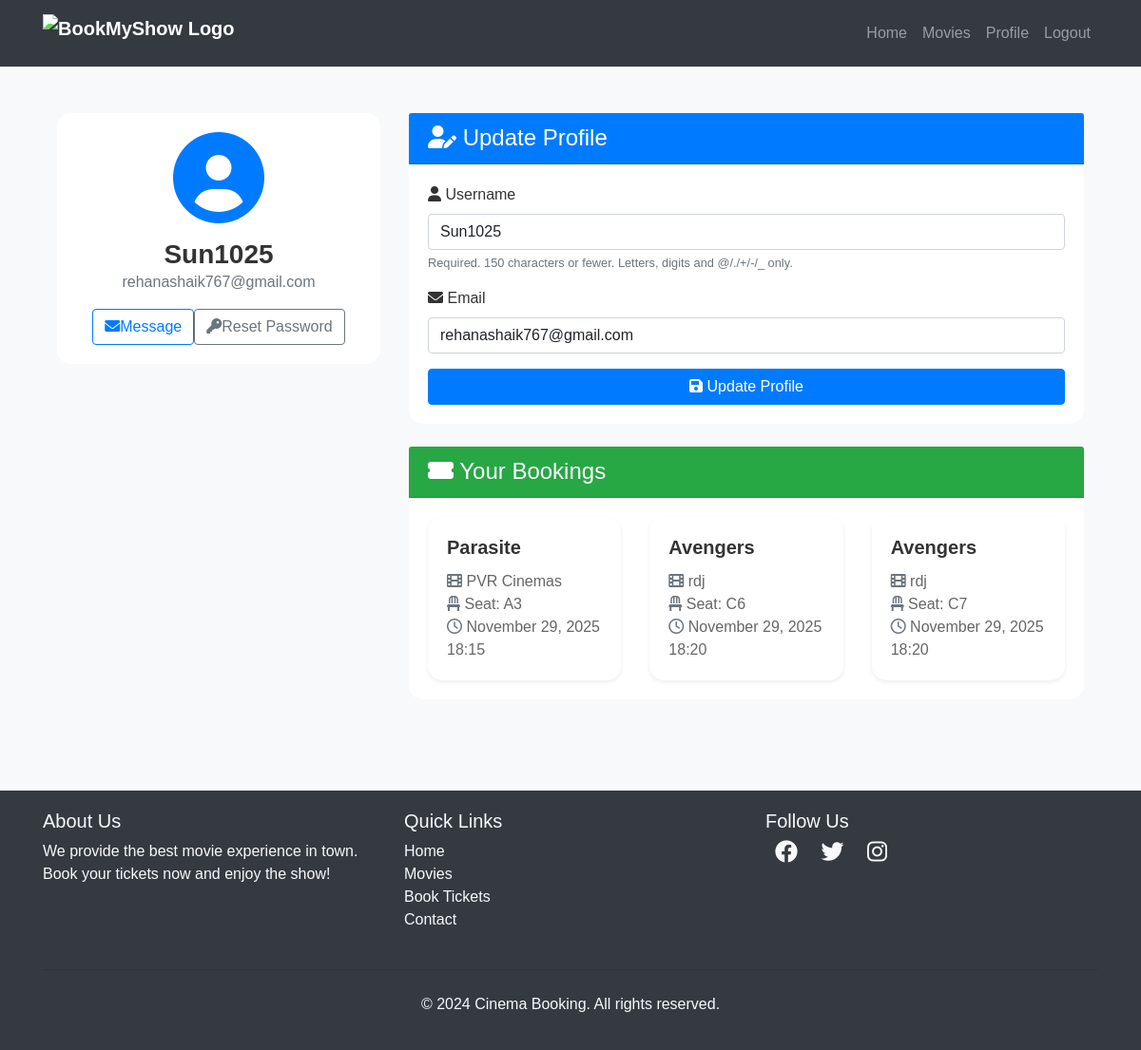
The page /users/profile/ (signed in) on the database as committed earlier.
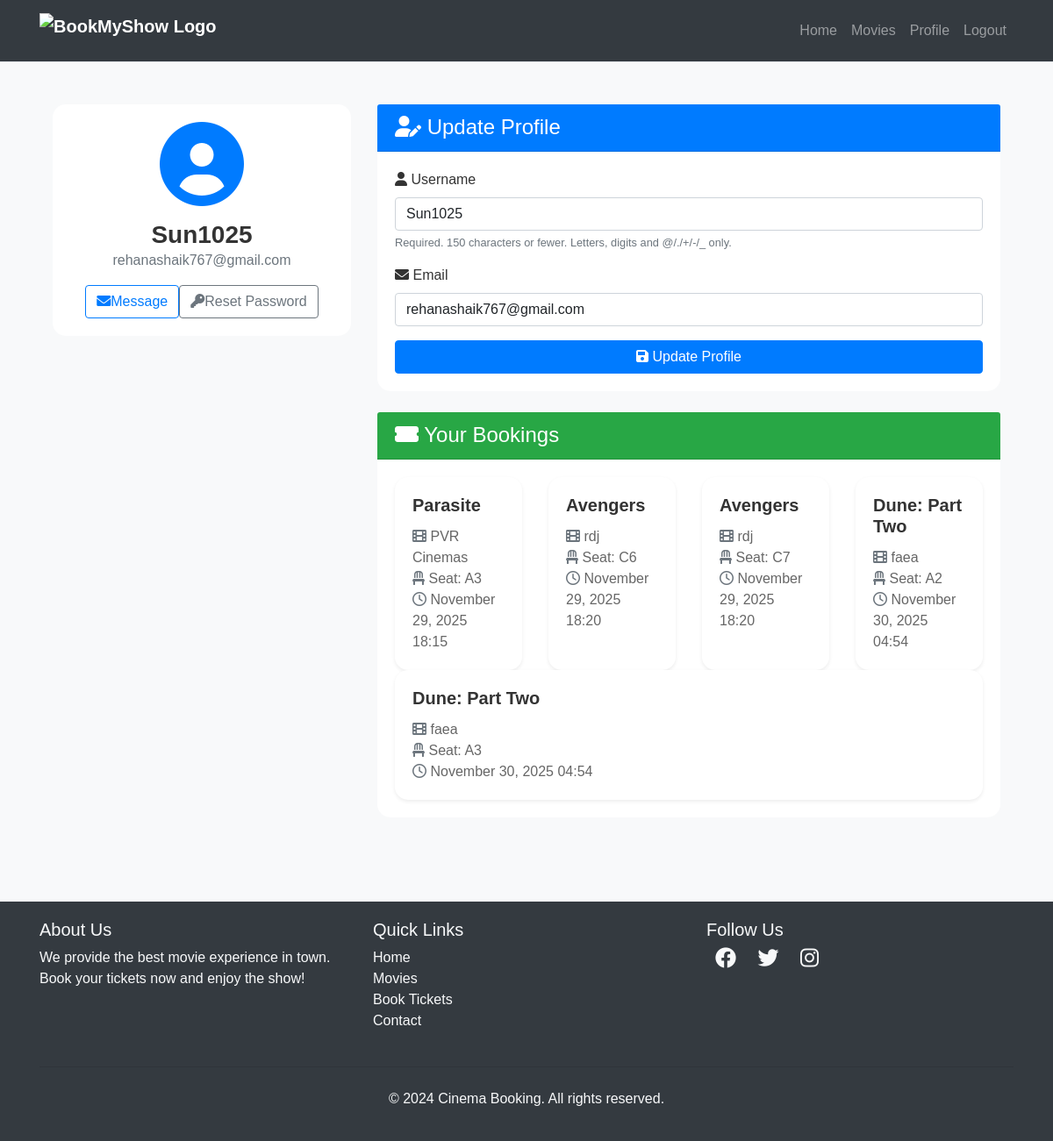
The same page on the database as committed later.
### movies/models.py (models this page shows, shortened)
class Booking(models.Model):
    user=models.ForeignKey(User,on_delete=models.CASCADE)
    seat=models.OneToOneField(Seat,on_delete=models.CASCADE)
    movie=models.ForeignKey(Movie,on_delete=models.CASCADE)
    theater=models.ForeignKey(Theater,on_delete=models.CASCADE)
    booked_at=models.DateTimeField(auto_now_add=True)
    class StatusChoices(models.TextChoices):
        PENDING = 'pending', 'Pending'
        CONFIRMED = 'confirmed', 'Confirmed'
        CANCELLED = 'cancelled', 'Cancelled'
    class PaymentStatus(models.TextChoices):
        PENDING = 'pending', 'Pending'
        PAID = 'paid', 'Paid'
        REFUNDED = 'refunded', 'Refunded'
    status = models.CharField(max_length=20, choices=StatusChoices.choices, default=StatusChoices.PENDING)
    payment_status = models.CharField(max_length=20, choices=PaymentStatus.choices, default=PaymentStatus.PENDING)
    expires_at = models.DateTimeField(blank=True, null=True)
    payment_intent_id = models.CharField(max_length=255, blank=True, null=True)

class Movie(models.Model):
    name= models.CharField(max_length=255)
    image= models.ImageField(upload_to="movies/")
    rating = models.DecimalField(max_digits=3,decimal_places=1)
    cast= models.TextField()
    description= models.TextField(blank=True,null=True)
    genre = models.CharField(max_length=32, choices=GENRE_CHOICES, default='Drama')
    language = models.CharField(max_length=32, choices=LANGUAGE_CHOICES, default='English')
    release_year = models.PositiveIntegerField(blank=True, null=True)
    trailer_url = models.URLField(blank=True, null=True)

class Theater(models.Model):
    name = models.CharField(max_length=255)
    movie = models.ForeignKey(Movie,on_delete=models.CASCADE,related_name='theaters')
    time= models.DateTimeField()
    class FormatChoices(models.TextChoices):
        TWO_D = '2D', '2D'
        THREE_D = '3D', '3D'
        IMAX_3D = 'IMAX 3D', 'IMAX 3D'
    format = models.CharField(max_length=10, choices=FormatChoices.choices, default=FormatChoices.TWO_D)
    price = models.DecimalField(max_digits=8, decimal_places=2, default=0)

class Seat(models.Model):
    theater = models.ForeignKey(Theater,on_delete=models.CASCADE,related_name='seats')
    seat_number = models.CharField(max_length=10)
    is_booked=models.BooleanField(default=False)

### users/views.py (the view)
# urls.py: path('profile/', profile, name='profile'),
@login_required
def profile(request):
    bookings= Booking.objects.filter(user=request.user)
    if request.method == 'POST':
        u_form = UserUpdateForm(request.POST, instance=request.user)
        if u_form.is_valid():
            u_form.save()
            return redirect('profile')
    else:
        u_form = UserUpdateForm(instance=request.user)
    return render(request, 'users/profile.html', {'u_form': u_form,'bookings':bookings})

### users/forms.py
class UserUpdateForm(forms.ModelForm):
    email = forms.EmailField()
    class Meta:
        model = User
        fields = ['username', 'email']

### templates/users/profile.html (shortened to what this page needs)
{% extends "users/basic.html" %} {% block content %}
<div class="container py-5">
  <div class="row">
    <div class="col-lg-4 mb-4">
      <div class="card shadow">
        <div class="card-body text-center">
          <div class="mb-3">
            <i class="fas fa-user-circle fa-6x text-primary"></i>
          </div>
          <h3 class="card-title mb-0">{{ user.username }}</h3>
          <p class="text-muted mb-3">{{ user.email }}</p>
          <div class="d-flex justify-content-center">
            <a href="#" class="btn btn-outline-primary me-2"><i class="fas fa-envelope me-2"></i>Message</a>
            <a href="{% url 'password_reset' %}" class="btn btn-outline-secondary"><i class="fas fa-key me-2"></i>Reset Password</a>
          </div>
        </div>
      </div>
    </div>
    <div class="col-lg-8">
      <div class="card shadow mb-4">
        <div class="card-header bg-primary text-white">
          <h4 class="mb-0"><i class="fas fa-user-edit me-2"></i> Update Profile</h4>
        </div>
        <div class="card-body">
          <form method="POST">
            {% for field in u_form %}
              <div class="mb-3">
                <label for="{{ field.id_for_label }}" class="form-label">
                  <i class="fas fa-{% if field.name == 'username' %}user{% elif field.name == 'email' %}envelope{% else %}info-circle{% endif %} me-2"></i>
                  {{ field.label }}
                </label>
                {{ field }}
                {% if field.help_text %}
                  <small class="form-text text-muted">{{ field.help_text }}</small>
                {% endif %}
              </div>
            {% endfor %}
            <button class="btn btn-primary w-100" type="submit"><i class="fas fa-save me-2"></i> Update Profile</button>
          </form>
        </div>
      </div>
      <div class="card shadow">
        <div class="card-header bg-success text-white">
          <h4 class="mb-0"><i class="fas fa-ticket-alt me-2"> </i> Your Bookings</h4>
        </div>
        <div class="card-body">
          {% if bookings %}
            <div class="row row-cols-1 row-cols-md-2 g-4">
              {% for booking in bookings %}
                <div class="col">
                  <div class="card h-100 border-0 shadow-sm">
                    <div class="card-body">
                      <h5 class="card-title">{{ booking.movie.name }}</h5>
                      <p class="card-text">
                        <i class="fas fa-film me-2 text-muted"> </i>  {{ booking.theater.name }}<br>
                        <i class="fas fa-chair me-2 text-muted"> </i>  Seat: {{ booking.seat.seat_number }}<br>
                        <i class="far fa-clock me-2 text-muted"> </i>  {{ booking.booked_at|date:"F d, Y H:i" }}
                      </p>
                    </div>
                  </div>
                </div>
              {% endfor %}
            </div>
          {% else %}
            <div class="text-center py-5">
              <i class="fas fa-ticket-alt fa-4x text-muted mb-3"></i>
              <p class="lead mb-0">No bookings yet. Time to plan your next movie night!</p>
            </div>
          {% endif %}
        </div>
      </div>
    </div>
  </div>
</div>
<link rel="stylesheet" href="https://cdnjs.cloudflare.com/ajax/libs/font-awesome/6.0.0-beta3/css/all.min.css">
{% endblock %}

### templates/users/basic.html (shortened to what this page needs)
<!DOCTYPE html>
<html lang="en">
  <head>
    <link
      href="https://cdn.jsdelivr.net/npm/bootstrap-icons/font/bootstrap-icons.css"
      rel="stylesheet"
    />
    <link
      rel="stylesheet"
      href="https://maxcdn.bootstrapcdn.com/bootstrap/4.0.0/css/bootstrap.min.css"
    />
    <link
      rel="stylesheet"
      href="https://cdnjs.cloudflare.com/ajax/libs/font-awesome/5.15.3/css/all.min.css"
    />
  </head>
  <body>
    <nav class="navbar navbar-expand-lg navbar-dark bg-dark">
      <div class="container">
        <a class="navbar-brand" href="/">
          <img
            src="https://in.bmscdn.com/webin/common/icons/logo.svg"
            alt="BookMyShow Logo"
            height="40"
            width="auto"
          />
        </a>
        <div class="collapse navbar-collapse" id="navbarNav">
          <ul class="navbar-nav ml-auto">
            {% if user.is_authenticated %}
            <li class="nav-item">
              <a class="nav-link" href="/">Home</a>
            </li>
            <li class="nav-item">
              <a class="nav-link" href="/movies">Movies</a>
            </li>
            <li class="nav-item">
              <a class="nav-link" href="{% url 'profile' %}">Profile</a>
            </li>
            <li class="nav-item">
              <form method="Post" action="{% url 'logout' %}">
                <button
                  type="submit"
                  class="nav-link"
                  style="border: none; background: none"
                >
                  Logout
                </button>
              </form>
            </li>
            {% endif %}
          </ul>
        </div>
      </div>
    </nav>
    <div class="container">{% block content %} {% endblock %}</div>
    <footer class="footer mt-5">
      <div class="container">
        <div class="row">
          <div class="col-md-4 mb-4 mb-md-0">
            <h5>About Us</h5>
            <p>
              We provide the best movie experience in town. Book your tickets
              now and enjoy the show!
            </p>
          </div>
          <div class="col-md-4 mb-4 mb-md-0">
            <h5>Quick Links</h5>
            <ul class="list-unstyled">
              <li><a href="#">Home</a></li>
              <li><a href="#">Movies</a></li>
              <li><a href="#">Book Tickets</a></li>
              <li><a href="#">Contact</a></li>
            </ul>
          </div>
          <div class="col-md-4">
            <h5>Follow Us</h5>
            <div class="social-icons">
              <a href="#"><i class="fab fa-facebook"></i></a>
              <a href="#"><i class="fab fa-twitter"></i></a>
              <a href="#"><i class="fab fa-instagram"></i></a>
            </div>
          </div>
        </div>
        <hr class="mt-4 mb-4" />
        <div class="text-center">
          <p>&copy; 2024 Cinema Booking. All rights reserved.</p>
        </div>
      </div>
    </footer>
  </body>
</html>

### templates/users/basic.html (style rules this page uses)
body { font-family: Arial, sans-serif; background-color: #f8f9fa; color: #333; }
.navbar { background-color: #000; padding: 10px 20px; border-bottom: 1px solid #dee2e6; }
.navbar-brand { color: #fff !important; font-weight: bold; display: flex; align-items: center; gap: 8px; }
.navbar-brand img { height: 40px; filter: brightness(1.2); }
.navbar-nav .nav-link { color: #fff; }
.card { background-color: #fff; border: 1px solid #dee2e6; border-radius: 8px; transition: transform 0.3s ease-in-out, box-shadow 0.3s ease-in-out; }
.card-title { color: #333; font-weight: bold; }
.card-text { color: #666; }
.btn-primary { background-color: #007bff; border-color: #007bff; }
.btn-outline-primary { color: #007bff; border-color: #007bff; }
.footer { background-color: #343a40; color: #f8f9fa; padding: 20px 0; margin-top: 50px; }
.footer a { color: #f8f9fa; text-decoration: none; }
.footer .social-icons i { font-size: 24px; margin: 0 10px; transition: color 0.3s; }
.text-muted { color: #6c757d !important; }
.shadow-sm { box-shadow: 0 .125rem .25rem rgba(0,0,0,.075) !important; }
.text-center { text-align: center !important; }
.text-primary { color: #007bff !important; }

### templates/users/profile.html (style rules this page uses)
body { background-color: #f8f9fa; }
.card { border-radius: 15px; border: none; transition: transform 0.3s ease-in-out; }
.card-header { border-top-left-radius: 15px; border-top-right-radius: 15px; }
form input, form select, form textarea { display: block; width: 100%; padding: 0.375rem 0.75rem; font-size: 1rem; font-weight: 400; line-height: 1.5; color: #212529; background-color: #fff; background-clip: padding-box; border: 1px solid #ced4da; border-radius: 0.25rem; transition: border-color 0.15s ease-in-out, box-shadow 0.15s ease-in-out; }

Rows that differ between the two databases and show on the page:
added Booking: movie.name "Dune: Part Two", theater.name "faea", seat.seat_number "A2", booked_at "November 30, 2025 04:54"
added Booking: movie.name "Dune: Part Two", theater.name "faea", seat.seat_number "A3", booked_at "November 30, 2025 04:54"
